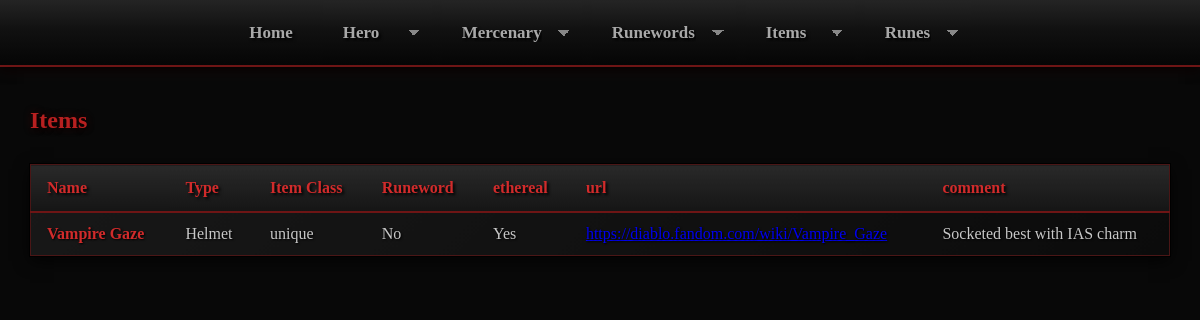
Before: /show_items with the older database file.
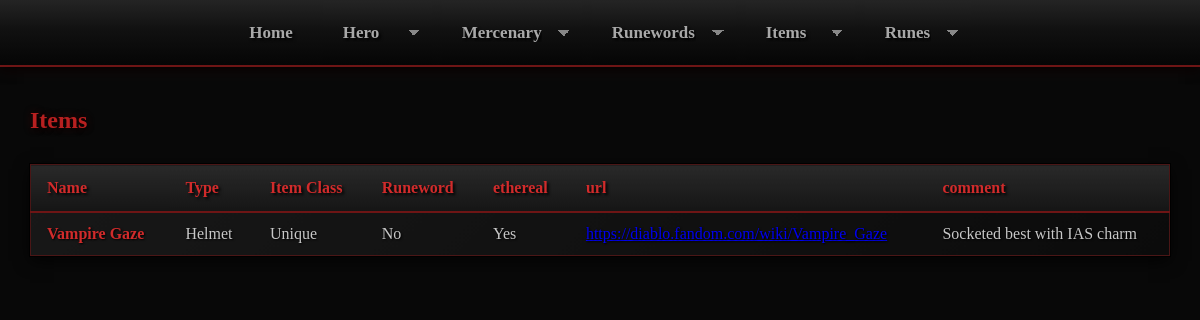
After: the same page with the newer database file.
### tables this page shows
CREATE TABLE items (
    id INTEGER PRIMARY KEY,
    name TEXT NOT NULL,
    type INTEGER NOT NULL,
    item_class INTEGER,
    runeword_id INTEGER,
    ethereal BOOLEAN NOT NULL DEFAULT 0 CHECK (ethereal IN (0, 1)),
    url TEXT,
    comment TEXT,
    FOREIGN KEY (type) REFERENCES item_types(id),
    FOREIGN KEY (item_class) REFERENCES item_classes(id)
);

CREATE TABLE item_types (
    id INTEGER PRIMARY KEY,
    name TEXT NOT NULL UNIQUE
);

CREATE TABLE item_classes (
    id INTEGER PRIMARY KEY,
    name TEXT NOT NULL UNIQUE
);

### app.py (the view)
@app.route("/show_items")
def show_items():
    items = db.execute("""SELECT i.id,
                                 i.name,
                                 it.name as type,
                                 ic.name as item_class,
                                 i.runeword_id,
                                 i.ethereal,
                                 i.url,
                                 i.comment
                          FROM items i
                                   JOIN item_types it ON it.id = i.type
                                   JOIN item_classes ic ON ic.id = i.item_class
                          ORDER BY i.type, i.name;""")
    return render_template("show_items.html", items=items)

### templates/show_items.html (shortened to what this page needs)
{% extends "layout.html" %}
{% block content %}
    <div class="section">
        <h2>Items</h2>
        <table>
            <thead>
            <tr>
                <th>Name</th>
                <th>Type</th>
                <th>Item Class</th>
                <th>Runeword</th>
                <th>ethereal</th>
                <th>url</th>
                <th>comment</th>
            </tr>
            </thead>
            <tbody>
            {% for item in items %}
                <tr>
                    <td>{{ item.name }}</td>
                    <td>{{ item.type }}</td>
                    <td>{{ item.item_class }}</td>
                    <td>{{ "Yes" if item.runeword_id else "No" }}</td>
                    <td>{{ "Yes" if item.ethereal else "No"}}</td>
                    <td><a href="{{ item.url }}" target="_blank">{{ item.url }}</a></td>
                    <td>{{ item.comment }}</td>
                </tr>
            {% endfor %}
            </tbody>
        </table>
    </div>
{% endblock %}

### templates/layout.html (shortened to what this page needs)
<!DOCTYPE html>
<html lang="de">
<head>
    <link rel="stylesheet" href="{{ url_for('static', filename='style.css') }}">
</head>
<body>
    <nav>
        <a href="/">Home</a>
                <label>
            <select name="hero" onchange="window.location.href=this.value;">
                <option disabled selected>Hero</option>
            </select>
        </label>
        <label>
            <select name="merc" onchange="window.location.href=this.value;">
                <option disabled selected>Mercenary</option>
            </select>
        </label>
        <label>
            <select name="runewords" onchange="window.location.href=this.value;">
                <option disabled selected>Runewords</option>
            </select>
        </label>
        <label>
            <select name="items" onchange="window.location.href=this.value;">
                <option disabled selected>Items</option>
            </select>
        </label>
        <label>
            <select name="show_runes" onchange="window.location.href=this.value;">
                <option disabled selected>Runes</option>
            </select>
        </label>
    </nav>
    <main>
        {% block content %}{% endblock %}
    </main>
</body>
</html>

### static/style.css (style rules this page uses)
body { margin: 0; background-color: #080808; color: #c8c8c8; font-family: Georgia, "Times New Roman", serif; }
nav { display: flex; align-items: center; justify-content: center; gap: 10px; background: linear-gradient( to bottom, #242424 0%, #111111 45%, #050505 100% ); border-bottom: 2px solid #6e1515; box-shadow: 0 3px 10px rgba(0, 0, 0, 0.9), 0 0 15px rgba(90, 0, 0, 0.3); min-height: 65px; }
nav a { color: #a8a8a8; text-decoration: none; font-size: 17px; font-weight: bold; padding: 22px 20px; transition: all 0.2s ease; text-shadow: 2px 2px 3px #000; }
main { max-width: 1200px; margin: 40px auto; padding: 0 30px; }
h1, h2, h3 { color: #b82020; text-shadow: 2px 2px 4px #000, 0 0 8px rgba(120, 0, 0, 0.4); }
table { width: 100%; border-collapse: collapse; margin: 30px 0; background: linear-gradient( 135deg, #181818, #0b0b0b ); border: 1px solid #4a1616; box-shadow: 0 0 0 1px #000, 0 5px 15px rgba(0, 0, 0, 0.8); }
th { padding: 14px 16px; text-align: left; color: #d12b2b; background: linear-gradient( to bottom, #292929, #151515 ); border-bottom: 2px solid #6e1515; font-size: 16px; text-shadow: 2px 2px 3px #000; }
td { padding: 12px 16px; color: #c8c8c8; border-bottom: 1px solid #2d2d2d; text-shadow: 1px 1px 2px #000; }
td:first-child { color: #d12b2b; font-weight: bold; }
tbody tr:last-child td { border-bottom: none; }
nav select { appearance: none; -webkit-appearance: none; -moz-appearance: none; color: #a8a8a8; font-family: Georgia, "Times New Roman", serif; font-size: 17px; font-weight: bold; padding: 22px 40px 22px 20px; background: linear-gradient( to bottom, #242424 0%, #111111 45%, #050505 100% ); border: none; text-shadow: 2px 2px 3px #000; cursor: pointer; transition: all 0.2s ease; background-image: linear-gradient(45deg, transparent 50%, #888 50%), linear-gradient(135deg, #888 50%, transparent 50%), linear-gradient( to bottom, #242424 0%, #111111 45%, #050505 100% ); background-position: calc(100% - 18px) 50%, calc(100% - 12px) 50%, 0 0; background-size: 6px 6px, 6px 6px, 100% 100%; background-repeat: no-repeat; }
nav select option { color: #c8c8c8; background-color: #111111; font-family: Georgia, "Times New Roman", serif; font-size: 16px; }
nav select option:disabled { color: #777777; }

Changed rows visible on the page:
changed through a linked row, items "Vampire Gaze": item_class "unique" → "Unique"
